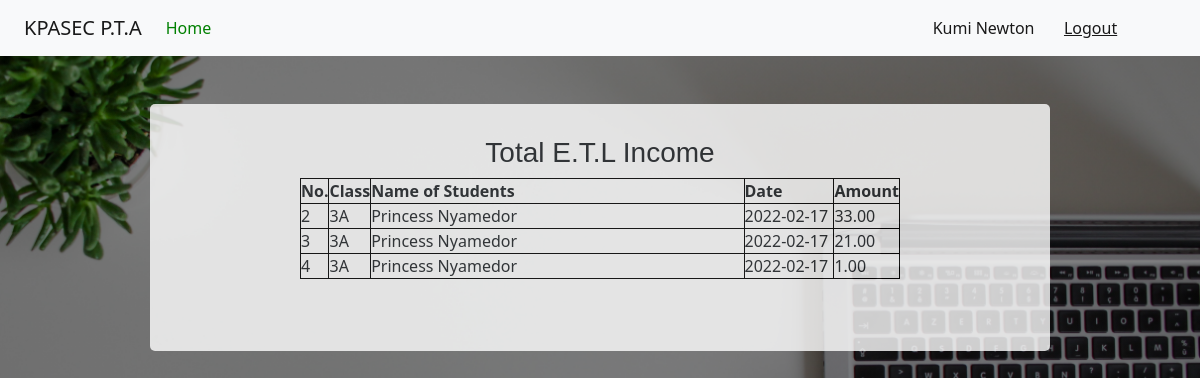
/accountant_dashboard/total_etl_income (signed in), run on the app's committed database.
### app.py (models this page shows, shortened)
class User(db.Model, UserMixin):
	__bind_key__ = "kpasec"
	id = db.Column(db.Integer, primary_key=True)
	date = db.Column(db.DateTime, default = datetime.utcnow())
	username = db.Column(db.String(80), unique=False, nullable=False)
	email = db.Column(db.String(120), unique=True, nullable=False)
	password = db.Column(db.String(120), nullable=False)
	is_admin = db.Column(db.Boolean,  default=False)
	function = db.Column(db.String(120))
	approval = db.Column(db.Boolean, default=False)

class ETLIncome(db.Model):
	__bind_key__ = "kpasec"
	id = db.Column(db.Integer, primary_key=True)
	date = db.Column(db.DateTime, default = datetime.utcnow())
	clerk = db.Column(db.String(120),nullable=False)
	amount = db.Column(db.Integer)
	tx_id = db.Column(db.String(16))
	semester = db.Column(db.String(10), nullable = False)
	mode_of_payment = db.Column(db.String(20))
	category = db.Column(db.String(20), default="revenue")
	student_id = db.Column(db.String(10), db.ForeignKey('student.id'))#Here we reference the table name

class Student(db.Model):
	__bind_key__ = "kpasec"
	id = db.Column(db.Integer, primary_key=True)
	date = db.Column(db.DateTime, default = datetime.utcnow())
	clerk = db.Column(db.String(120),nullable=False)
	date_admitted = db.Column(db.DateTime)
	fullname = db.Column(db.String(80), unique=False, nullable=False)
	date_of_birth = db.Column(db.String(10), unique=True)
	class1 = db.Column(db.String(10), unique=False, nullable=False)
	parent_contact = db.Column(db.String(12), nullable=False)
	phone = db.Column(db.String(12))
	id_number = db.Column(db.String(120), unique=True, nullable=False)
	status = db.Column(db.Boolean, default=True)
	pta = db.relationship('PTAIncome', backref='pta_payer', lazy=True)#Here we reference the class
	etl = db.relationship('ETLIncome', backref='etl_payer', lazy=True)
	payer = db.relationship('StudentPayments', backref='payer', lazy=True)

### app.py (the view)
@app.route("/accountant_dashboard/total_etl_income")
@login_required
def total_etl_income():
	if current_user.is_authenticated and current_user.approval:
		incomes = ETLIncome.query.all()
		return render_template("total_etl_income.html", incomes=incomes)
	else:
		abort(404)

### app.py (called while the page is built)
@app.template_filter()
def currencyFormat(value):
	value = float(value)
	if value >= 0:
		return "{:,.2f}".format(value)
	else:
		value2 = "{:,.2f}".format(value)
		return "("+value2[1:]+")"

@login_manager.user_loader
def load_user(user_id):
	return User.query.get(int(user_id))

### templates/total_etl_income.html (shortened to what this page needs)
{% extends "bootstrap.html" %}
{% block content %}
<!DOCTYPE html>
<html>
<head>
</head>
<body>
<header>
		<nav class="navbar navbar-expand-lg navbar-light bg-light">
			    <a class="navbar-brand kpa" href="#">KPASEC P.T.A</a>
				<div class="collapse navbar-collapse" id="navbarText">
			      <ul class="navbar-nav me-auto mb-2 mb-lg-0">
			        <li class="nav-item">
			          <a class="nav-link active " aria-current="page" href="{{url_for('accountant_dashboard')}}" id="dash">Home</a>
			        </li>
			      </ul>
			      <span class="navbar-text" >
			      	<a style="text-decoration:none;" href="{{url_for('account')}}" class="nn">{{current_user.username}}</a>
			      	<a href="{{url_for('logout')}}">Logout</a>
			      </span>
			    </div>
			</nav>
	</header>
   <center>
   	<div class="ttable" id="cont1">
   		<h3 class="topp" style="padding-top:4vh;font-family: sans-serif;">Total E.T.L Income </h3>
   		<table >
   			<tr>
   				<th class="non">No.</th>
   				<th class="foom">Class</th>
   				<th class="fom">Name of Students</th>
   				<th class="fomm">Date</th>
   				<th class="foomm">Amount</th>
   			</tr>
   			{% for income in incomes %}
   			   {% if income.category != 'charge'%}
   			<tr>
   				<td>{{loop.index}}</td>
   				<td class="fom">{{income.etl_payer.class1}}</td>
   				<td>{{income.etl_payer.fullname}}</td>
   				<td>{{income.date.date()}}</td>
   				<td>{{income.amount | currencyFormat}}</td>
   			</tr>
   			   {% endif %}
   			{% endfor %}
   		</table><br><br><br>
   	</div><br>
</center>
</body>
</html>
{% endblock %}

### data on the page
User: username "Kumi Newton"
ETLIncome: etl_payer.class1 "3A", etl_payer.fullname "Princess Nyamedor", date "2022-02-17", amount "33.00"
ETLIncome: etl_payer.class1 "3A", etl_payer.fullname "Princess Nyamedor", date "2022-02-17", amount "21.00"
ETLIncome: etl_payer.class1 "3A", etl_payer.fullname "Princess Nyamedor", date "2022-02-17", amount "1.00"
